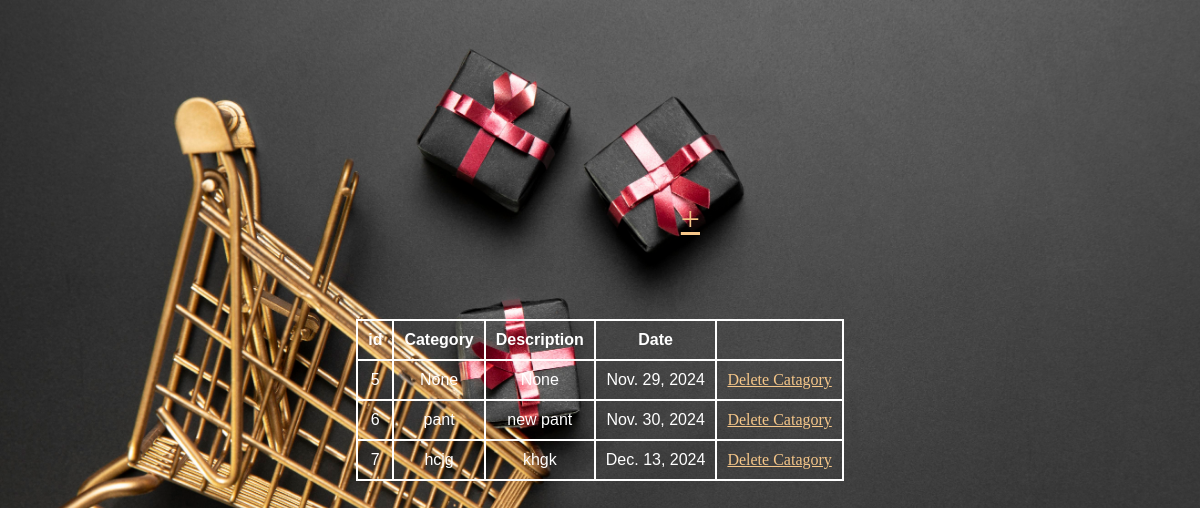
Page /Add_ViewCategory on the earlier database version.
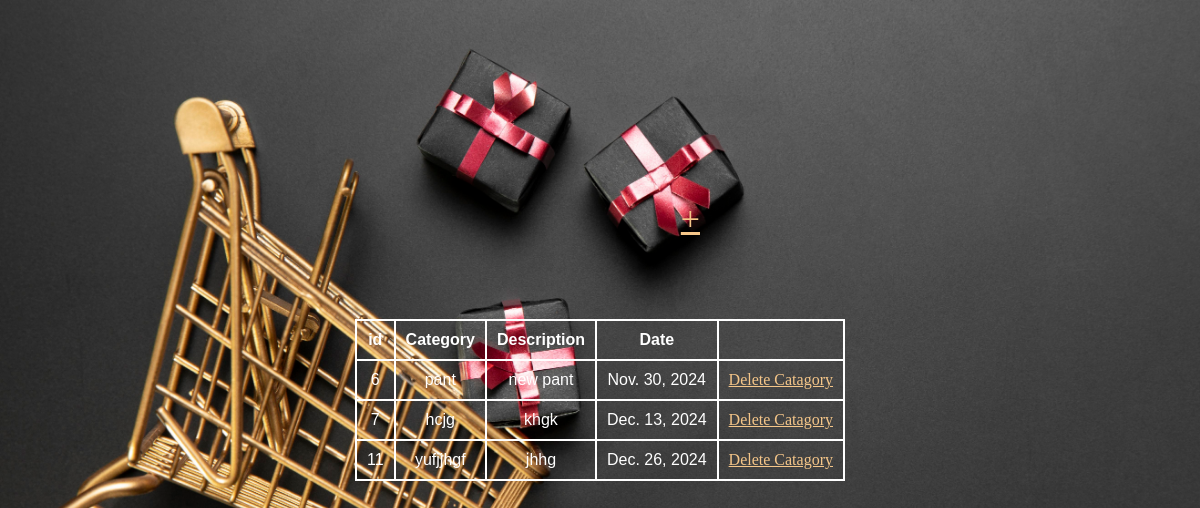
Same page on the later database version.
### SpeedKartApp/models.py (models this page shows)
class Category_Table(models.Model):
    Category_name = models.CharField(max_length= 100, null= True, blank= True)
    Description =  models.CharField(max_length= 100, null= True, blank= True)
    created_at = models.DateField(auto_now_add= True, null=True, blank=True)
    updated_at = models.DateField(auto_now= True, null=True, blank=True)

### SpeedKartApp/views.py (the view)
# urls.py: path('Add_ViewCategory', ViewCategory.as_view(), name="Add_ViewCategory"),
class ViewCategory(View):
    def get(self, request):
        c=Category_Table.objects.all()
        return render(request, 'Admin/Add&ViewCategory.html', {'s':c})

### templates/Admin/Add&ViewCategory.html (shortened to what this page needs)
{% load static %}
<!DOCTYPE html>
<html lang="en">
<head>
    <link rel="stylesheet" href="{% static 'style.css'  %}">
</head>
<body class="test">
    <div class="icon">
    <a href="/Add_NewCategory">+</a></div>
    <table>
        <tr>
            <th>id</th>
        <th>Category</th>
        <th>Description</th>
        <th>Date</th>
        <th></th>
    </tr>
{% for i in s %}
    <tr>
            <td>{{i.id}}</td>
            <td>{{i.Category_name}}</td>
            <td>{{i.Description}}</td>
            <td>{{i.created_at}}</td>
            <td>
                <a href="delete_catagory/{{i.id}}">Delete Catagory</a><br></td>
    </tr>
       {% endfor %}
    </table>
</body>
</html>

Differences in the rows shown:
removed Category_Table: id "5", Category_name "None", Description "None", created_at "Nov. 29, 2024"
added Category_Table: id "11", Category_name "yufjjhgf", Description "jhhg", created_at "Dec. 26, 2024"
